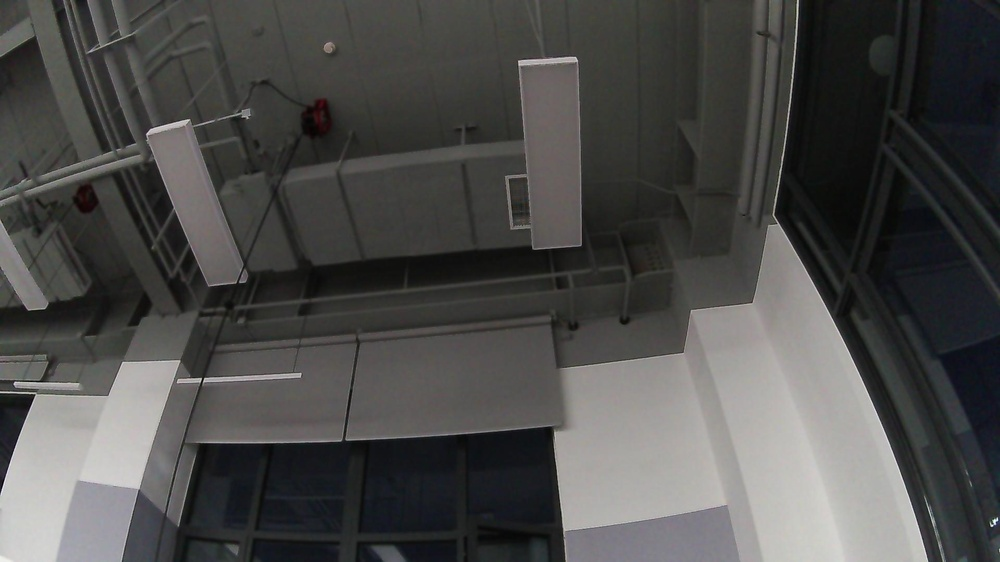
#> input picture dataset_split/train/off/off_20261027_175151_000000.jpg, 1000 x 562 px, shrunk from 1920 x 1080 before the run; its folder holds only this picture in this run
$ python level2_roi_detection.py
#> lines starting #> are read from the running program, lines starting #| are printed output that depends on the picture
import os
import cv2
import numpy as np

def level2_roi_detection(image_path):
    img = cv2.imread(image_path)
#> img is the input picture: shape (562, 1000, 3); mean B, G, R 74.2, 75.6, 75.9
    if img is None:
        print(f"图片读取失败，请检查路径: {image_path}")
        return None, None

    h, w, _ = img.shape
#> h = 562; w = 1000

    # 假设我们通过观察，知道长条灯大约在画面的指定区域 (x, y, w, h)
    # 学生可以根据实际照片的灯具位置手动调整这几个比例
    rx, ry, rw, rh = int(w * 0.4), int(h * 0.1), int(w * 0.2), int(h * 0.4)
#> rx = 400; ry = 56; rw = 200; rh = 224

    # 截取灯具 ROI 区域
    roi = img[ry:ry+rh, rx:rx+rw]
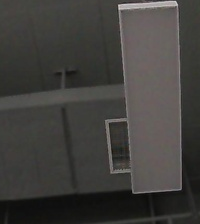
#> roi: shape (224, 200, 3); mean B, G, R 60.9, 63.8, 65.5

    # 转换到 HSV 色彩空间，提取 V（明度）通道
    hsv = cv2.cvtColor(roi, cv2.COLOR_BGR2HSV)
#> hsv: shape (224, 200, 3); mean H, S, V 33.9, 19.7, 65.8
    v_channel = hsv[:, :, 2]

    # 计算 ROI 区域的最高亮度及极高亮像素占比
    max_val = np.max(v_channel)
#> max_val = 209
    # 避免分母为 0 的情况
    if (rw * rh) > 0:
        high_bright_ratio = np.sum(v_channel > 230) / (rw * rh)
#> high_bright_ratio = 0
    else:
        high_bright_ratio = 0

    # 判定：如果最高亮度极高，且高亮面积达到一定比例，说明开灯
    if max_val > 240 and high_bright_ratio > 0.2:
        status = "ON (灯已点亮)"
        color = (0, 255, 0) # 绿色
    else:
        status = "OFF (灯已熄灭)"
        color = (0, 0, 255) # 红色

    print(f"文件: {os.path.basename(image_path)} | ROI最高亮度: {max_val} | 高亮占比: {high_bright_ratio:.2f} | 状态: {status}")
#| 文件: off_20261027_175151_000000.jpg | ROI最高亮度: 209 | 高亮占比: 0.00 | 状态: OFF (灯已熄灭)

    # 在原图标出检测框并展示结果
    cv2.rectangle(img, (rx, ry), (rx+rw, ry+rh), color, 3)
    cv2.putText(img, status, (rx, ry - 10), cv2.FONT_HERSHEY_SIMPLEX, 0.8, color, 2)
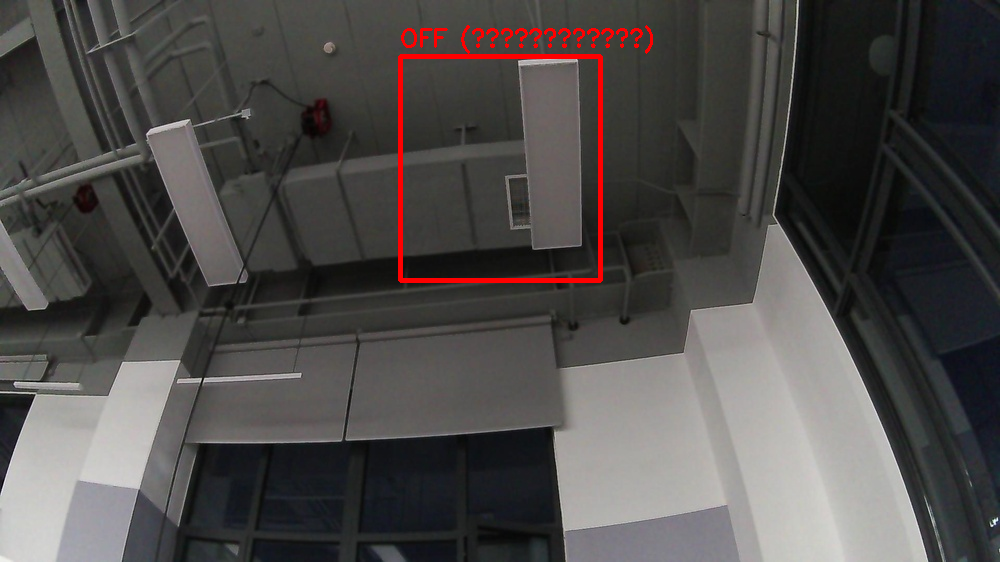
#> img: shape (562, 1000, 3); mean B, G, R 73.6, 75, 78

    return img, status

if __name__ == '__main__':
    # 定义训练集里 'on'（开灯）文件夹的路径
    train_on_dir = "dataset_split/train/off"

    print(f"=== 开始使用第二阶段 ROI 区域法测试目录: {train_on_dir} ===")

    if not os.path.exists(train_on_dir):
        print(f"错误：路径 {train_on_dir} 不存在，请先运行数据集划分脚本！")
    else:
        file_list = os.listdir(train_on_dir)
        success_count = 0

        for file_name in file_list:
            if file_name.lower().endswith(('.jpg', '.jpeg', '.png')):
                image_path = os.path.join(train_on_dir, file_name)
                # 调用第二阶段函数
                level2_roi_detection(image_path)
                success_count += 1

        print(f"=== 遍历结束，共测试了 {success_count} 张开灯图片 ===")
